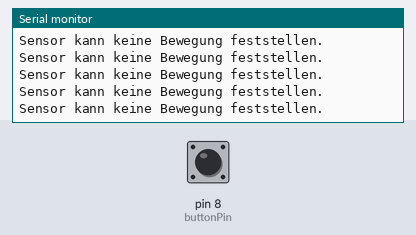
Simulated run of this sketch. Board: Arduino Uno, built with avr-gcc and run on an emulated ATmega328P. On the bench: the last lines printed to the serial monitor. Inputs (shaded band) come from the test bench; at power-on: pin 8 (buttonPin) LOW.

Above: at 1.2 s.
1.3 s: pin 8 (buttonPin) pulled HIGH for 0.15 s
At 1.32 s:
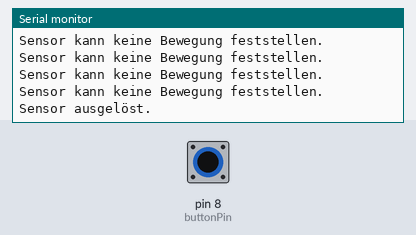
2.9 s: pin 8 (buttonPin) pulsed HIGH 5 times (0.12 s each, 0.3 s apart)
At 2.98 s:
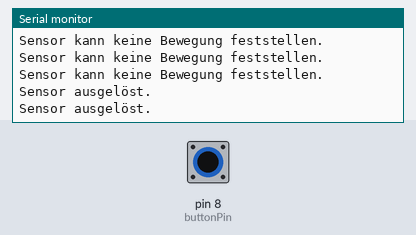

The sketch:

bewegungssensor.ino
```cpp
// constants won't change. They're used here to set pin numbers:
const int buttonPin = 8;     // the number of the pushbutton pin

// variables will change:
int buttonState = 0;         // variable for reading the pushbutton status

void setup() {
  // initialize the pushbutton pin as an input:
  pinMode(buttonPin, INPUT);

  Serial.begin(115200);
}

void loop() {
  delay(50);
  
  // read the state of the pushbutton value:
  buttonState = digitalRead(buttonPin);

  // check if the pushbutton is pressed. If it is, the buttonState is HIGH:
  if (buttonState == HIGH) {
    Serial.println("Sensor ausgelöst.");
  } else {
    Serial.println("Sensor kann keine Bewegung feststellen.");
  }
}
```

Measured:
- after the input at 1.3 s, the serial monitor: prints a new line at once (image 1)
